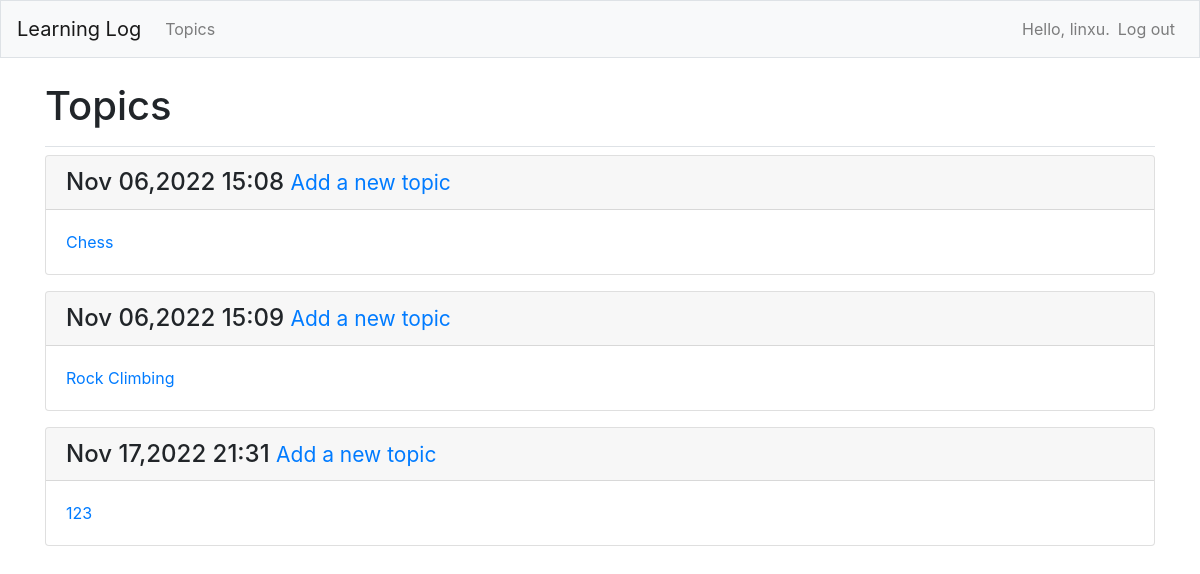
Page /topics/ (signed in) on the earlier database version.
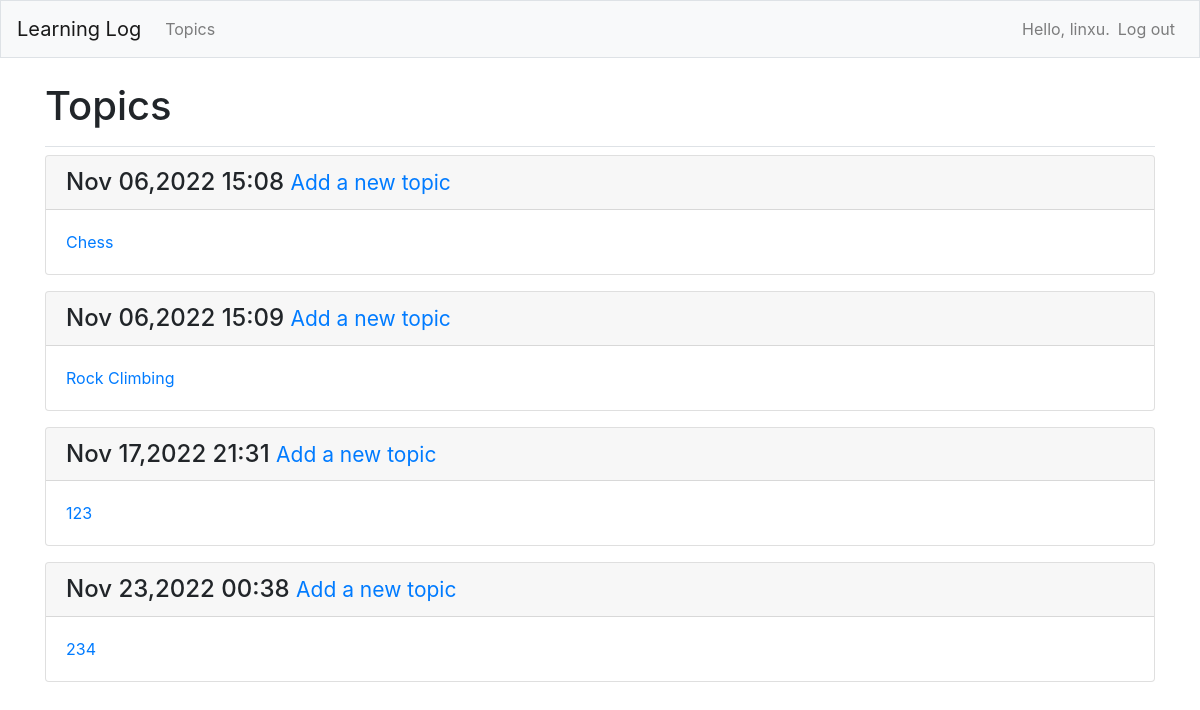
Same page on the later database version.
### learning_logs/models.py (models this page shows)
class Topic(models.Model):
    text = models.CharField(max_length=200)
    date_added = models.DateTimeField(auto_now_add=True)
    owner = models.ForeignKey(User, on_delete=models.CASCADE)
    def __str__(self):
        return self.text

### learning_logs/views.py (the view)
# urls.py: path('topics/', views.topics, name='topics'),
@login_required
def topics(request):
    topics = Topic.objects.filter(owner=request.user).order_by('date_added')
    context = {'topics': topics}
    return render(request, 'learning_logs/topics.html', context)

### learning_logs/templates/learning_logs/topics.html (shortened to what this page needs)
{% extends "learning_logs/base.html" %}
{% load bootstrap4 %}
{% block page_header %}
  <h1>Topics</h1>
{% endblock page_header %}
{% block content %}
    {% for topic in topics %}
		<div class="card mb-3">
			<h4 class="card-header">
				{{ topic.date_added|date:'M d,Y H:i' }}
			<small><a href="{% url 'learning_logs:new_topic' %}">
					Add a new topic</a></small>
			</h4>
			<div class="card-body">
				<a href="{% url 'learning_logs:topic' topic.id %}">{{ topic }}</a>
			</div>
		</div>
    {% empty %}
	  <div class="alert alert-secondary" role="alert">
		No topics have been added yet!
	  </div>
	  <h3><a href="{% url 'learning_logs:new_topic' %}">Add a new topic</a></h3>
    {% endfor %}
{% endblock content %}

Differences in the rows shown:
added Topic: date_added "Nov 23,2022 00:38", text "234"
